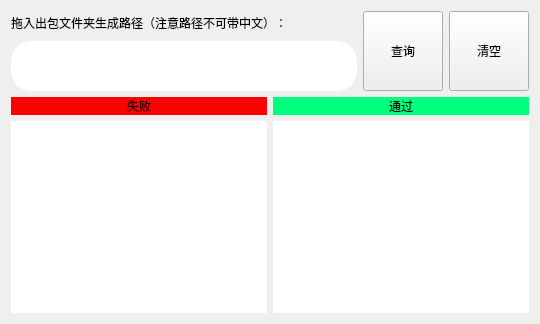
     <widget class="QWidget" name="online">
      <attribute name="title">
       <string>查询在线配置</string>
      </attribute>
      <layout class="QVBoxLayout" name="verticalLayout_15">
       <item>
        <layout class="QHBoxLayout" name="horizontalLayout_5">
         <item>
          <layout class="QVBoxLayout" name="verticalLayout_11">
           <item>
            <widget class="QLabel" name="label">
             <property name="styleSheet">
              <string notr="true">font: 14pt &quot;幼圆&quot;;</string>
             </property>
             <property name="text">
              <string>拖入出包文件夹生成路径（注意路径不可带中文）：</string>
             </property>
            </widget>
           </item>
           <item>
            <widget class="QLineEdit" name="line_apkdir_path">
             <property name="minimumSize">
              <size>
               <width>0</width>
               <height>50</height>
              </size>
             </property>
             <property name="styleSheet">
              <string notr="true">font: 14pt &quot;华文细黑&quot;;
color: rgb(170, 255, 127);
border-radius: 20px;</string>
             </property>
             <property name="text">
              <string/>
             </property>
            </widget>
           </item>
          </layout>
         </item>
         <item>
          <widget class="QPushButton" name="select_online">
           <property name="minimumSize">
            <size>
             <width>0</width>
             <height>80</height>
            </size>
           </property>
           <property name="styleSheet">
            <string notr="true">QPushButton{border-radius:10px;font: 20pt &quot;幼圆&quot;;background-color: rgb(0, 0, 91)}
QPushButton:pressed{background-color:rgb(167, 167, 167);};</string>
           </property>
           <property name="text">
            <string>查询</string>
           </property>
           <property name="icon">
            <iconset resource="images.qrc">
             <normaloff>:/sscom.ico</normaloff>:/sscom.ico</iconset>
           </property>
           <property name="iconSize">
            <size>
             <width>24</width>
             <height>24</height>
            </size>
           </property>
          </widget>
         </item>
         <item>
          <widget class="QPushButton" name="clean_online_text">
           <property name="minimumSize">
            <size>
             <width>0</width>
             <height>80</height>
            </size>
           </property>
           <property name="styleSheet">
            <string notr="true">QPushButton{border-radius:10px;font: 20pt &quot;幼圆&quot;;background-color: rgb(76, 76, 0)}
QPushButton:pressed{background-color:rgb(167, 167, 167);};</string>
           </property>
           <property name="text">
            <string>清空</string>
           </property>
           <property name="icon">
            <iconset resource="images.qrc">
             <normaloff>:/lajitong.png</normaloff>:/lajitong.png</iconset>
           </property>
           <property name="iconSize">
            <size>
             <width>24</width>
             <height>24</height>
            </size>
           </property>
          </widget>
         </item>
        </layout>
       </item>
       <item>
        <layout class="QHBoxLayout" name="horizontalLayout_9">
         <item>
          <layout class="QVBoxLayout" name="verticalLayout_13">
           <item>
            <widget class="QLabel" name="label_3">
             <property name="styleSheet">
              <string notr="true">font: 14pt &quot;微软雅黑&quot;;
background-color: rgb(255, 0, 0);</string>
             </property>
             <property name="text">
              <string>失败</string>
             </property>
             <property name="alignment">
              <set>Qt::AlignCenter</set>
             </property>
            </widget>
           </item>
           <item>
            <widget class="QTextBrowser" name="fail_cfg">
             <property name="styleSheet">
              <string notr="true">font: 14pt &quot;幼圆&quot;;

border-radius: 50px;</string>
             </property>
             <property name="horizontalScrollBarPolicy">
              <enum>Qt::ScrollBarAsNeeded</enum>
             </property>
             <property name="html">
              <string>&lt;!DOCTYPE HTML PUBLIC &quot;-//W3C//DTD HTML 4.0//EN&quot; &quot;http://www.w3.org/TR/REC-html40/strict.dtd&quot;&gt;
&lt;html&gt;&lt;head&gt;&lt;meta name=&quot;qrichtext&quot; content=&quot;1&quot; /&gt;&lt;style type=&quot;text/css&quot;&gt;
p, li { white-space: pre-wrap; }
&lt;/style&gt;&lt;/head&gt;&lt;body style=&quot; font-family:'幼圆'; font-size:14pt; font-weight:400; font-style:normal;&quot;&gt;
&lt;p align=&quot;center&quot; style=&quot;-qt-paragraph-type:empty; margin-top:0px; margin-bottom:0px; margin-left:0px; margin-right:0px; -qt-block-indent:0; text-indent:0px;&quot;&gt;&lt;br /&gt;&lt;/p&gt;&lt;/body&gt;&lt;/html&gt;</string>
             </property>
            </widget>
           </item>
          </layout>
         </item>
         <item>
          <layout class="QVBoxLayout" name="verticalLayout_14">
           <item>
            <widget class="QLabel" name="label_4">
             <property name="styleSheet">
              <string notr="true">font: 14pt &quot;微软雅黑&quot;;
background-color: rgb(0, 255, 127);
</string>
             </property>
             <property name="frameShadow">
              <enum>QFrame::Plain</enum>
             </property>
             <property name="text">
              <string>通过</string>
             </property>
             <property name="alignment">
              <set>Qt::AlignCenter</set>
             </property>
            </widget>
           </item>
           <item>
            <widget class="QTextBrowser" name="suc_cfg">
             <property name="styleSheet">
              <string notr="true">font: 14pt &quot;幼圆&quot;;;border-radius: 50px;</string>
             </property>
            </widget>
           </item>
          </layout>
         </item>
        </layout>
       </item>
      </layout>
     </widget>
